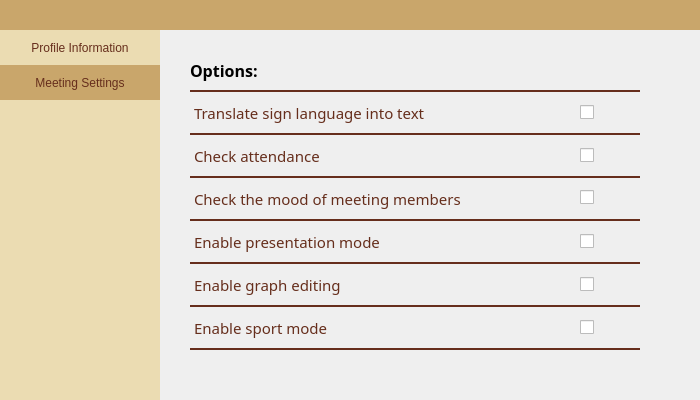
<?xml version="1.0" encoding="UTF-8"?>
<ui version="4.0">
 <class>Dialog</class>
 <widget class="QDialog" name="Dialog">
  <property name="geometry">
   <rect>
    <x>0</x>
    <y>0</y>
    <width>700</width>
    <height>400</height>
   </rect>
  </property>
  <property name="windowTitle">
   <string>Dialog</string>
  </property>
  <widget class="QLabel" name="lateralMenu">
   <property name="geometry">
    <rect>
     <x>0</x>
     <y>30</y>
     <width>160</width>
     <height>370</height>
    </rect>
   </property>
   <property name="styleSheet">
    <string notr="true">background-color:#EBDCB2</string>
   </property>
   <property name="text">
    <string/>
   </property>
  </widget>
  <widget class="QLabel" name="meetLabel">
   <property name="geometry">
    <rect>
     <x>0</x>
     <y>65</y>
     <width>160</width>
     <height>35</height>
    </rect>
   </property>
   <property name="cursor">
    <cursorShape>PointingHandCursor</cursorShape>
   </property>
   <property name="styleSheet">
    <string notr="true">#meetLabel{
background-color:#C9A66B;
color : #662E1C;
}
#meetLabel::hover{
background-color:#c49d5d;
}</string>
   </property>
   <property name="text">
    <string>Meeting Settings</string>
   </property>
   <property name="alignment">
    <set>Qt::AlignCenter</set>
   </property>
  </widget>
  <widget class="QLabel" name="orizontalBar">
   <property name="geometry">
    <rect>
     <x>0</x>
     <y>0</y>
     <width>700</width>
     <height>30</height>
    </rect>
   </property>
   <property name="styleSheet">
    <string notr="true">background-color:#C9A66B;</string>
   </property>
   <property name="text">
    <string/>
   </property>
  </widget>
  <widget class="QLabel" name="profileLabel">
   <property name="geometry">
    <rect>
     <x>0</x>
     <y>30</y>
     <width>160</width>
     <height>35</height>
    </rect>
   </property>
   <property name="cursor">
    <cursorShape>PointingHandCursor</cursorShape>
   </property>
   <property name="styleSheet">
    <string notr="true">#profileLabel{
background-color:#EBDCB2;
color : #662E1C;
}
#profileLabel::hover{
background-color:#c49d5d;
}</string>
   </property>
   <property name="text">
    <string>Profile Information</string>
   </property>
   <property name="alignment">
    <set>Qt::AlignCenter</set>
   </property>
  </widget>
  <widget class="QLabel" name="arrowIcon">
   <property name="geometry">
    <rect>
     <x>10</x>
     <y>5</y>
     <width>20</width>
     <height>20</height>
    </rect>
   </property>
   <property name="cursor">
    <cursorShape>PointingHandCursor</cursorShape>
   </property>
   <property name="styleSheet">
    <string notr="true">#arrowIcon{
background-color:none;
}
#arrowIcon::hover{
background-color:#a18555;
}</string>
   </property>
   <property name="text">
    <string/>
   </property>
   <property name="pixmap">
    <pixmap>Images/back_arrow.png</pixmap>
   </property>
   <property name="scaledContents">
    <bool>true</bool>
   </property>
  </widget>
  <widget class="QLabel" name="translateLabel">
   <property name="geometry">
    <rect>
     <x>190</x>
     <y>90</y>
     <width>450</width>
     <height>45</height>
    </rect>
   </property>
   <property name="font">
    <font>
     <family>Montserrat,sans-serif</family>
     <pointsize>11</pointsize>
    </font>
   </property>
   <property name="styleSheet">
    <string notr="true">#translateLabel {
border: 2px solid  #662E1C;
border-style: solid none solid none;
color : #662E1C;
}</string>
   </property>
   <property name="text">
    <string>Translate sign language into text</string>
   </property>
  </widget>
  <widget class="QLabel" name="optionTitle">
   <property name="geometry">
    <rect>
     <x>190</x>
     <y>55</y>
     <width>170</width>
     <height>30</height>
    </rect>
   </property>
   <property name="font">
    <font>
     <family>Montserrat,sans-serif</family>
     <pointsize>12</pointsize>
     <weight>75</weight>
     <bold>true</bold>
    </font>
   </property>
   <property name="text">
    <string>Options:</string>
   </property>
  </widget>
  <widget class="QLabel" name="attendanceLabel">
   <property name="geometry">
    <rect>
     <x>190</x>
     <y>133</y>
     <width>450</width>
     <height>45</height>
    </rect>
   </property>
   <property name="font">
    <font>
     <family>Montserrat,sans-serif</family>
     <pointsize>11</pointsize>
    </font>
   </property>
   <property name="styleSheet">
    <string notr="true">#attendanceLabel {
border: 2px solid  #662E1C;
border-style: solid none solid none;
color : #662E1C;
}</string>
   </property>
   <property name="text">
    <string>Check attendance</string>
   </property>
  </widget>
  <widget class="QLabel" name="moodLabel">
   <property name="geometry">
    <rect>
     <x>190</x>
     <y>176</y>
     <width>450</width>
     <height>45</height>
    </rect>
   </property>
   <property name="font">
    <font>
     <family>Montserrat,sans-serif</family>
     <pointsize>11</pointsize>
    </font>
   </property>
   <property name="styleSheet">
    <string notr="true">#moodLabel {
border: 2px solid  #662E1C;
border-style: solid none solid none;
color : #662E1C;
}</string>
   </property>
   <property name="text">
    <string>Check the mood of meeting members</string>
   </property>
  </widget>
  <widget class="QLabel" name="presentationLabel">
   <property name="geometry">
    <rect>
     <x>190</x>
     <y>219</y>
     <width>450</width>
     <height>45</height>
    </rect>
   </property>
   <property name="font">
    <font>
     <family>Montserrat,sans-serif</family>
     <pointsize>11</pointsize>
    </font>
   </property>
   <property name="styleSheet">
    <string notr="true">#presentationLabel {
border: 2px solid  #662E1C;
border-style: solid none solid none;
color : #662E1C;
}</string>
   </property>
   <property name="text">
    <string>Enable presentation mode</string>
   </property>
  </widget>
  <widget class="QLabel" name="graphLabel">
   <property name="geometry">
    <rect>
     <x>190</x>
     <y>262</y>
     <width>450</width>
     <height>45</height>
    </rect>
   </property>
   <property name="font">
    <font>
     <family>Montserrat,sans-serif</family>
     <pointsize>11</pointsize>
    </font>
   </property>
   <property name="styleSheet">
    <string notr="true">#graphLabel {
border: 2px solid  #662E1C;
border-style: solid none solid none;
color : #662E1C;
}</string>
   </property>
   <property name="text">
    <string>Enable graph editing</string>
   </property>
  </widget>
  <widget class="QLabel" name="sportLabel">
   <property name="geometry">
    <rect>
     <x>190</x>
     <y>305</y>
     <width>450</width>
     <height>45</height>
    </rect>
   </property>
   <property name="font">
    <font>
     <family>Montserrat,sans-serif</family>
     <pointsize>11</pointsize>
    </font>
   </property>
   <property name="styleSheet">
    <string notr="true">#sportLabel {
border: 2px solid  #662E1C;
border-style: solid none solid none;
color : #662E1C;
}</string>
   </property>
   <property name="text">
    <string>Enable sport mode</string>
   </property>
  </widget>
  <widget class="QCheckBox" name="translateBtn">
   <property name="geometry">
    <rect>
     <x>580</x>
     <y>97</y>
     <width>30</width>
     <height>30</height>
    </rect>
   </property>
   <property name="text">
    <string/>
   </property>
   <property name="tristate">
    <bool>false</bool>
   </property>
  </widget>
  <widget class="QCheckBox" name="attendanceBtn">
   <property name="geometry">
    <rect>
     <x>580</x>
     <y>140</y>
     <width>30</width>
     <height>30</height>
    </rect>
   </property>
   <property name="text">
    <string/>
   </property>
   <property name="tristate">
    <bool>false</bool>
   </property>
  </widget>
  <widget class="QCheckBox" name="moodBtn">
   <property name="geometry">
    <rect>
     <x>580</x>
     <y>182</y>
     <width>30</width>
     <height>30</height>
    </rect>
   </property>
   <property name="text">
    <string/>
   </property>
   <property name="tristate">
    <bool>false</bool>
   </property>
  </widget>
  <widget class="QCheckBox" name="presentationBtn">
   <property name="geometry">
    <rect>
     <x>580</x>
     <y>226</y>
     <width>30</width>
     <height>30</height>
    </rect>
   </property>
   <property name="text">
    <string/>
   </property>
   <property name="tristate">
    <bool>false</bool>
   </property>
  </widget>
  <widget class="QCheckBox" name="graphBtn">
   <property name="geometry">
    <rect>
     <x>580</x>
     <y>269</y>
     <width>30</width>
     <height>30</height>
    </rect>
   </property>
   <property name="text">
    <string/>
   </property>
   <property name="tristate">
    <bool>false</bool>
   </property>
  </widget>
  <widget class="QCheckBox" name="sportBtn">
   <property name="geometry">
    <rect>
     <x>580</x>
     <y>312</y>
     <width>30</width>
     <height>30</height>
    </rect>
   </property>
   <property name="text">
    <string/>
   </property>
   <property name="tristate">
    <bool>false</bool>
   </property>
  </widget>
 </widget>
 <resources/>
 <connections/>
</ui>
